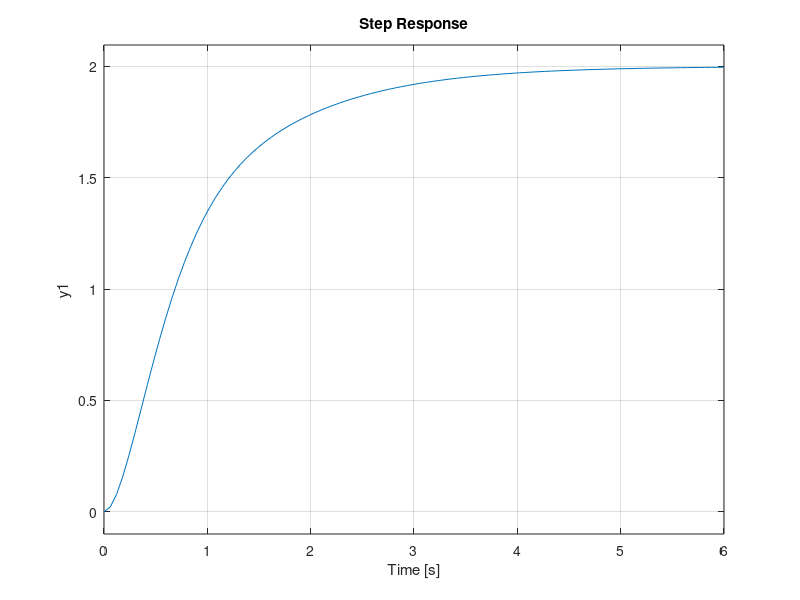

Write MATLAB code to recreate this figure.
A = [0 1 0; 0 0 1; -13 -19 -7]
B = [0;0;1]
C = [26 13 0]
D = [0]
plant = ss(A,B,C,D)
isstable(plant)
rank(ctrb(A,B))
rank(obsv(A,C))
step(plant)